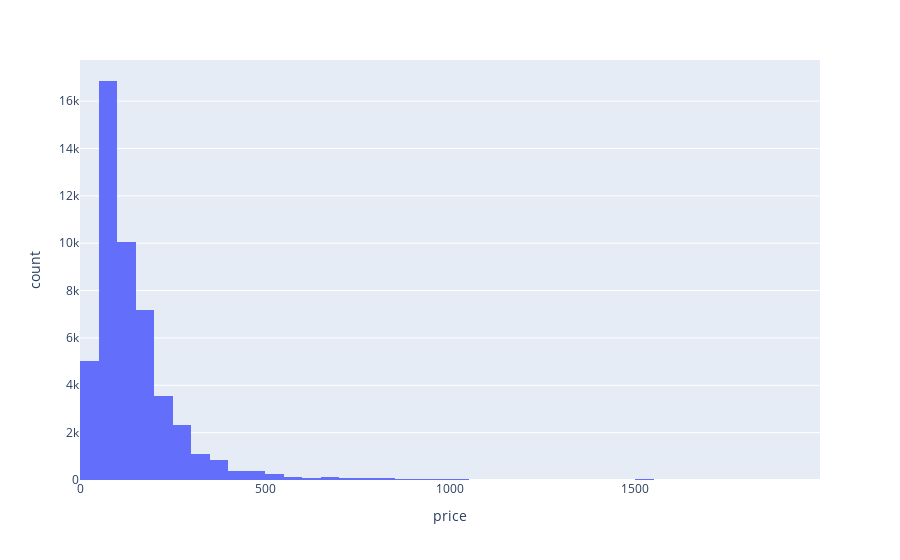

Notebook source saved alongside this figure:
### Markdown cell above
## What is the price distribution? There are more cheap or expensive accommodations?

### Code cell
#plt.figure(figsize = (20,5))
#plt.hist(airbnb_nyc['price'], bins=100);

px.histogram(airbnb_nyc[airbnb_nyc['price'] < 2000], 'price', nbins=50 )

### Figure 1 — Plotly figure (JSON) as saved in the notebook; plotly's stock layout.template omitted (floating-point values rounded to 4 significant figures; data arrays with more than 128 entries replaced by an {"elided": "..."} marker saying what was removed)
{"data": [{"alignmentgroup": "True", "bingroup": "x", "hovertemplate": "price=%{x}<br>count=%{y}<extra></extra>", "legendgroup": "", "marker": {"color": "#636efa", "pattern": {"shape": ""}}, "name": "", "nbinsx": 50, "offsetgroup": "", "orientation": "v", "showlegend": false, "type": "histogram", "x": {"elided": "48785 int values"}, "xaxis": "x", "yaxis": "y"}], "layout": {"barmode": "relative", "legend": {"tracegroupgap": 0}, "margin": {"t": 60}, "xaxis": {"anchor": "y", "domain": [0, 1], "title": {"text": "price"}}, "yaxis": {"anchor": "x", "domain": [0, 1], "title": {"text": "count"}}}}
